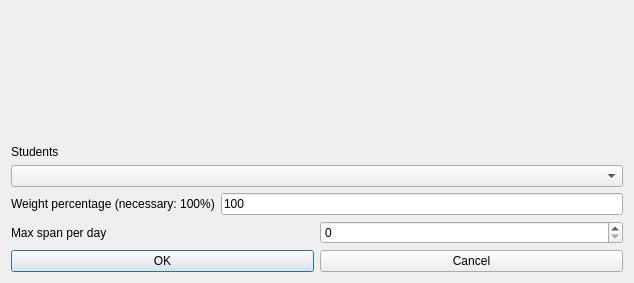
<?xml version="1.0" encoding="UTF-8"?>
<ui version="4.0">
 <class>ModifyConstraintStudentsSetMaxSpanPerRealDayForm_template</class>
 <widget class="QDialog" name="ModifyConstraintStudentsSetMaxSpanPerRealDayForm_template">
  <property name="geometry">
   <rect>
    <x>0</x>
    <y>0</y>
    <width>634</width>
    <height>283</height>
   </rect>
  </property>
  <property name="windowTitle">
   <string extracomment="This is the title of the dialog to modify a constraint of this type">Modify students set max span per real day</string>
  </property>
  <layout class="QGridLayout" name="gridLayout">
   <item row="3" column="0">
    <layout class="QHBoxLayout" name="horizontalLayout_2">
     <item>
      <widget class="QLabel" name="textLabel1">
       <property name="text">
        <string>Max span per day</string>
       </property>
       <property name="wordWrap">
        <bool>false</bool>
       </property>
      </widget>
     </item>
     <item>
      <widget class="QSpinBox" name="maxSpanSpinBox"/>
     </item>
    </layout>
   </item>
   <item row="4" column="0">
    <layout class="QHBoxLayout">
     <item>
      <widget class="QPushButton" name="okPushButton">
       <property name="text">
        <string>OK</string>
       </property>
      </widget>
     </item>
     <item>
      <widget class="QPushButton" name="cancelPushButton">
       <property name="text">
        <string>Cancel</string>
       </property>
      </widget>
     </item>
    </layout>
   </item>
   <item row="0" column="0">
    <spacer name="spacer9">
     <property name="orientation">
      <enum>Qt::Vertical</enum>
     </property>
     <property name="sizeType">
      <enum>QSizePolicy::Expanding</enum>
     </property>
     <property name="sizeHint" stdset="0">
      <size>
       <width>20</width>
       <height>30</height>
      </size>
     </property>
    </spacer>
   </item>
   <item row="1" column="0">
    <layout class="QVBoxLayout" name="verticalLayout">
     <item>
      <widget class="QLabel" name="studentsTextLabel">
       <property name="frameShape">
        <enum>QFrame::NoFrame</enum>
       </property>
       <property name="frameShadow">
        <enum>QFrame::Plain</enum>
       </property>
       <property name="text">
        <string>Students</string>
       </property>
       <property name="wordWrap">
        <bool>false</bool>
       </property>
      </widget>
     </item>
     <item>
      <widget class="QComboBox" name="studentsComboBox">
       <property name="editable">
        <bool>false</bool>
       </property>
       <property name="insertPolicy">
        <enum>QComboBox::NoInsert</enum>
       </property>
       <property name="duplicatesEnabled">
        <bool>false</bool>
       </property>
      </widget>
     </item>
    </layout>
   </item>
   <item row="2" column="0">
    <layout class="QHBoxLayout" name="horizontalLayout">
     <item>
      <widget class="QLabel" name="weightTextLabel">
       <property name="frameShape">
        <enum>QFrame::NoFrame</enum>
       </property>
       <property name="frameShadow">
        <enum>QFrame::Plain</enum>
       </property>
       <property name="text">
        <string>Weight percentage (necessary: 100%)</string>
       </property>
       <property name="wordWrap">
        <bool>false</bool>
       </property>
      </widget>
     </item>
     <item>
      <widget class="QLineEdit" name="weightLineEdit">
       <property name="text">
        <string notr="true">100</string>
       </property>
      </widget>
     </item>
    </layout>
   </item>
  </layout>
 </widget>
 <layoutdefault spacing="6" margin="11"/>
 <resources/>
 <connections/>
</ui>
